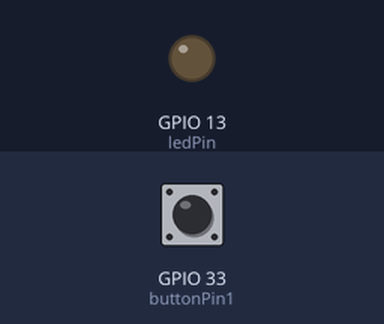
Bench run of a sketch on a simulated ESP32. Parts: output pins drawn as LEDs (lit = HIGH). The test bench sets the inputs (shaded band); at power-on: GPIO 33 (buttonPin1) LOW.

Above: at 1.2 s.
1.3 s: GPIO 33 (buttonPin1) pulled HIGH for 3.2 s
At 3.1 s:
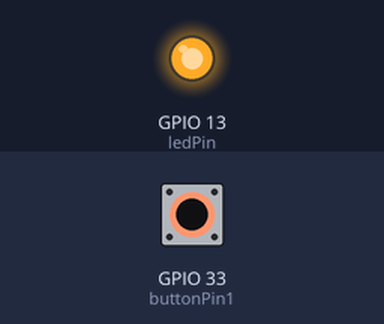
Timing chart, 0 to 13.8 s (numbered marks = the images above; inputs shaded):
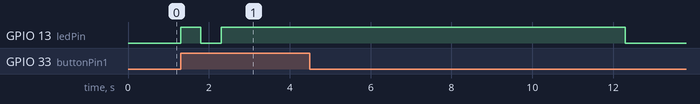

The sketch:

testhub.ino
```cpp
int ledPin = 13;
int ledPin2 = 14;
int buttonPin1 = 33;

void setup() {
  // put your setup code here, to run once:
  pinMode(ledPin, OUTPUT);
  pinMode(buttonPin1, INPUT);

}

void loop() {
  // put your main code here, to run repeatedly:
  if (digitalRead(buttonPin1) == HIGH){
    digitalWrite(ledPin, HIGH);
    digitalWrite(ledPin2, HIGH);
    delay(500);
    digitalWrite(ledPin, LOW);
    digitalWrite(ledPin2, LOW);
    delay(500);
  }
  if (digitalRead(buttonPin1) == HIGH){
    digitalWrite(ledPin, HIGH);
    digitalWrite(ledPin2, HIGH);
    delay(10000);
    digitalWrite(ledPin, LOW);
    digitalWrite(ledPin2, LOW);
    delay(1000);
  }
}
```

Measured:
- after the input at 1.3 s, GPIO 13 (ledPin): LOW → HIGH at once, → LOW 0.50 s later, → HIGH 0.50 s later, → LOW 10.0 s later
